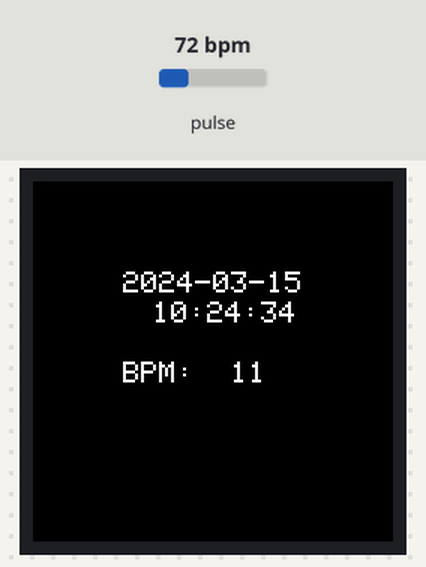
Bench run of a sketch on a simulated Arduino Uno, built with avr-gcc and run on an emulated ATmega328P. On the bench: 240×240 colour display. The test bench sets the inputs (shaded band); at power-on: pulse 72 bpm. The local clock reads 2024-03-15 10:24:30 at power-on unless the sketch sets it; what the sketch prints to the serial monitor is not drawn.

Above: at 4.7 s.
4.8 s: pulse set to 130 bpm
At 6.0 s:
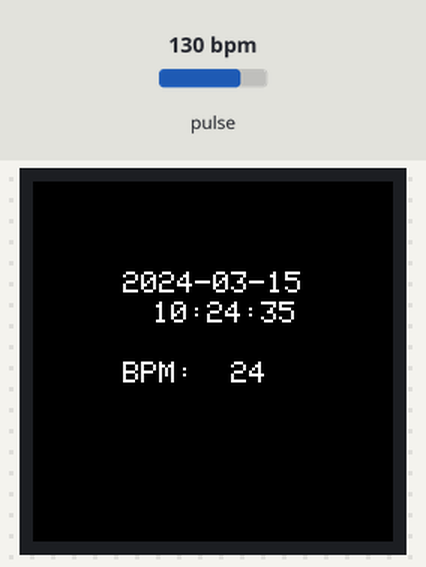
7.8 s: pulse set to 42 bpm
At 9.6 s:
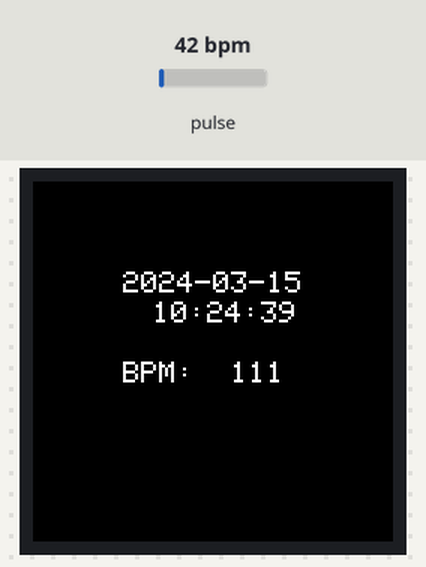
10.8 s: pulse set to 70 bpm
At 13.0 s:
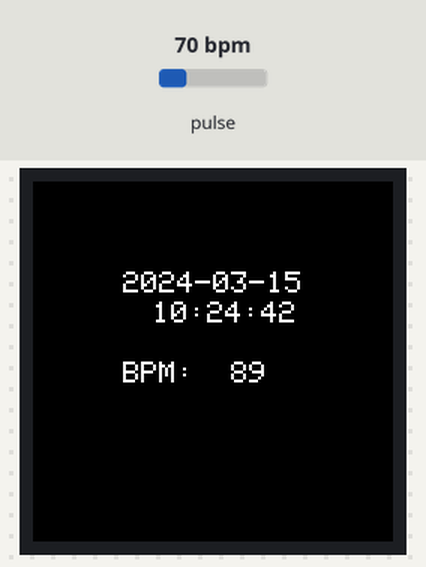
Timing chart, 0 to 14.5 s (numbered marks = the images above; inputs shaded):
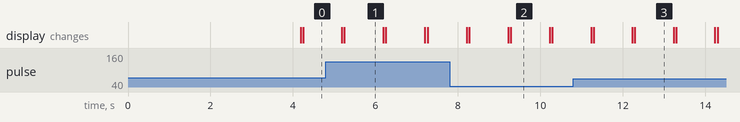

The sketch:

ImplementingMax30102.ino
```cpp
#include <Wire.h>
#include "MAX30105.h"
#include "heartRate.h"

#include <Arduino_GFX_Library.h>

#define TFT_BL 9

#include <arduino-timer.h>
#include <RTClib.h>
//#include <DS3231M.h>

/* More dev device declaration: https://github.com/moononournation/Arduino_GFX/wiki/Dev-Device-Declaration */
#if defined(DISPLAY_DEV_KIT)
Arduino_GFX *gfx = create_default_Arduino_GFX();
#else  /* !defined(DISPLAY_DEV_KIT) */
// Arduino_DataBus *bus = create_default_Arduino_DataBus();
Arduino_DataBus *bus = new Arduino_ESP32SPI(12 /* DC */, 5 /* CS */, 18 /* SCK */, 23 /* MOSI */, -1 /* MISO */);
Arduino_GFX *gfx = new Arduino_GC9A01(bus, 33 /* RST */, 4 /* rotation */, true /* IPS */);
#endif /* !defined(DISPLAY_DEV_KIT) */

const byte RATE_SIZE = 6; // Increase this for more averaging. 4 is good.
byte rates[RATE_SIZE];    // Array of heart rates
byte rateSpot = 0;
long lastBeat = 0; // Time at which the last beat occurred

float beatsPerMinute;
int beatAvg;
long irValue;

unsigned long delayStart = 0; // the time the delay started
bool delayRunning = false; // true if still waiting for delay to finish

String dString;
String tString;
/*
  const uint8_t  SPRINTF_BUFFER_SIZE{32}; //Buffer RTC
  volatile int interruptCounter;
  hw_timer_t *timer = NULL;
  portMUX_TYPE timerMux = portMUX_INITIALIZER_UNLOCKED;*/

int buttonState = LOW;
long lastDebounceTime = 0;  // the last time the output pin was toggled
long debounceDelay = 50;    // the debounce time; increase if the output flickers
int screenState = -1;


MAX30105 particleSensor;
RTC_DS3231 rtc;
//DS3231M_Class DS3231M;
auto timer = timer_create_default();

//Funcion de interrupción
bool refrescar_LCD(void *) {
  refrescar();
  return true; // repeat? true
}

void setup()
{

  Serial.begin(115200);

  pinMode(0, INPUT);
  pinMode(10, INPUT);
  pinMode(13, INPUT);

  /*  Botones
    if(digitalRead(0)==LOW){
    Serial.println("Has pulsado el boton 1");
    }
    if(digitalRead(10)==HIGH){
    Serial.println("Has pulsado el boton 2");
    }
    if(digitalRead(13)==HIGH){
    Serial.println("Has pulsado el boton 3");
    }
    delay(100);*/

  //Wire.begin();
  // Initialize sensor
  if (!particleSensor.begin(Wire, I2C_SPEED_FAST)) // Use default I2C port, 400kHz speed
  {
    Serial.println("MAX30105 was not found. Please check wiring/power. ");
    while (1);
  }
  Serial.println("Place your index finger on the sensor with steady pressure.");

  //Habilitar sensor de pulso
  particleSensor.setup();                    // Configure sensor with default settings
  particleSensor.setPulseAmplitudeRed(0x0A); // Turn Red LED to low to indicate sensor is running
  particleSensor.setPulseAmplitudeGreen(0);  // Turn off Green LED


  //Configurar Fecha/hora correcta
  rtc.begin();
  if (rtc.lostPower()) {
    rtc.adjust(DateTime(F(__DATE__), F(__TIME__)));
  }

  //Inicializar la pantalla
  gfx->begin();
  gfx->fillScreen(BLACK);

#ifdef DF_GFX_BL
  pinMode(DF_GFX_BL, OUTPUT);
  digitalWrite(DF_GFX_BL, HIGH);
#endif

  gfx->setCursor((gfx->width() / 2) - 4, gfx->height() / 2);
  gfx->setTextColor(WHITE);
  gfx->println("Setup Ok");
  delay(3000); // 3 seconds

  timer.every(1000, refrescar_LCD);
}


void loop()
{
  timer.tick();
  medirRitmo();

}


float refrescar()
{
  gfx->flush();
  gfx->fillScreen(BLACK);
  gfx->setCursor((gfx->width() / 4), (gfx->height() / 4) );
  gfx->setTextColor(WHITE);
  gfx->setTextSize(2);
  gfx->println(getTime(1));
  gfx->setCursor((gfx->width() / 2) - (gfx->width() / 6), (gfx->height() / 6) * 2 );
  gfx->println(getTime(2));
  if (irValue < 50000) {
    gfx->setCursor((gfx->width() / 8), (gfx->height() / 2));
    gfx->println("Verifique Sensor");
  } else {
    gfx->setCursor((gfx->width() / 4), gfx->height() / 2);
    gfx->println("BPM:  " + String(beatAvg));
  }


}

void medirRitmo()
{
  irValue = particleSensor.getIR();

  if (checkForBeat(irValue) == true)
  {
    // We sensed a beat!
    long delta = millis() - lastBeat;
    lastBeat = millis();

    beatsPerMinute = 60 / (delta / 1000.0);

    if (beatsPerMinute < 255 && beatsPerMinute > 30)
    {
      rates[rateSpot++] = (byte)beatsPerMinute; // Store this reading in the array
      rateSpot %= RATE_SIZE;                    // Wrap variable

      // Take average of readings
      beatAvg = 0;
      for (byte x = 0; x < RATE_SIZE; x++)
        beatAvg += rates[x];
      beatAvg /= RATE_SIZE;
    }
  }
  Serial.print("IR=");
  Serial.print(irValue);
  Serial.print(", BPM=");
  Serial.print(beatsPerMinute);
  Serial.print(", Avg BPM=");
  Serial.print(beatAvg);

  if (irValue < 50000)
    Serial.print(" No finger?");

  Serial.println();
}
String getTime(int x) {

  static uint8_t secs;
  DateTime now = rtc.now();  // get the current time from device
  if (secs != now.second())            // Output if seconds have changed
  {
    // Use sprintf() to pretty print the date/time with leading zeros
    /*char output_buffer[SPRINTF_BUFFER_SIZE];  ///< Temporary buffer for sprintf()
      sprintf(output_buffer, "%04d-%02d-%02d           %02d:%02d:%02d", now.year(), now.month(), now.day(),
            now.hour(), now.minute(), now.second());*/
    char output_buffer1[16];
    char output_buffer2[16];
    sprintf(output_buffer1, "%04d-%02d-%02d", now.year(), now.month(), now.day());
    sprintf(output_buffer2, "%02d:%02d:%02d", now.hour(), now.minute(), now.second());
    dString =  output_buffer1;
    tString =  output_buffer2;

    secs = now.second();  // Set the counter variable
  }
    if (x == 1) {
      return dString;
    } else {
      return tString;
    }
    //return output_buffer;
                           // of if the seconds have changed
  //readCommand();          // See if serial port has incoming data
}  // of method loop()
```

Measured:
- what the display in image 1 shows lasts 1.0 s, from 5.2 s to 6.2 s
